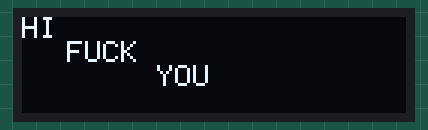
Recording of a sketch running on a simulated ESP8266 (NodeMCU). Shown: 128×32 one-colour display.

Above: at 0.69 s.

The sketch:

hello_world.ino
```cpp
#include <Wire.h>
#include <Adafruit_SSD1306.h>

// Initialize the OLED display
Adafruit_SSD1306 display(128, 32, &Wire, -1);

void setup() {
  Serial.begin(9600);
  Wire.begin(D1, D2);
  display.begin(SSD1306_SWITCHCAPVCC, 0x3C);
  display.clearDisplay();
  display.setTextSize(1);
  display.setTextColor(WHITE);
}

void disp(int col,int row,int del,String txt,int clr){
  display.setCursor(row, col);
  display.println(txt);
  display.display();
  delay(del);
  if (clr==1){
    display.clearDisplay();
    display.display();
    delay(del);
  }
}

void loop() {
  disp(0,0,250,"HI",0);
  disp(8,15,250,"FUCK",0);
  disp(16,45,250,"YOU",1);
}
```
